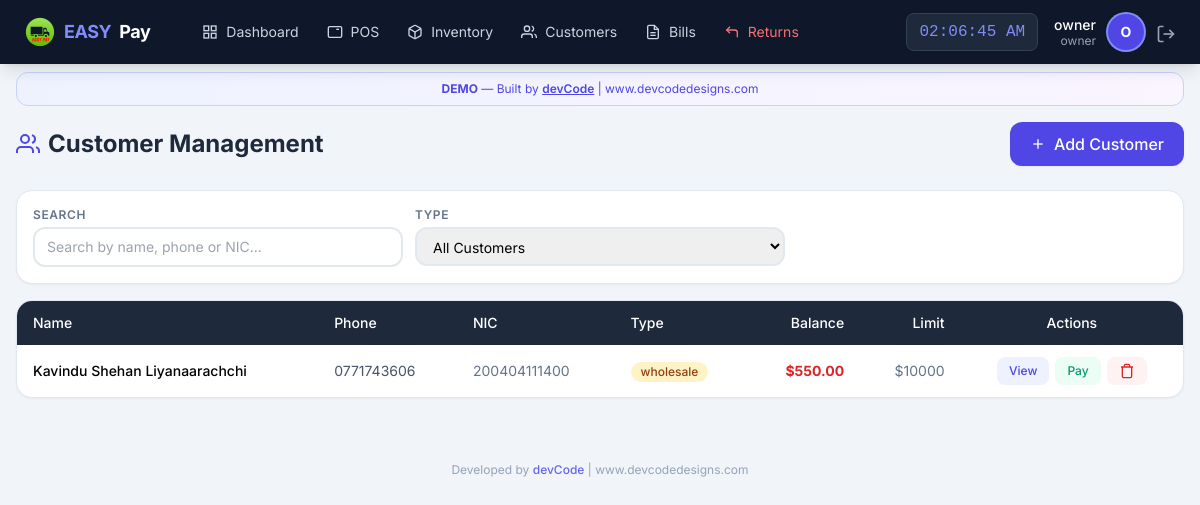
/customer/list (signed in), run on an earlier commit of the app's database.
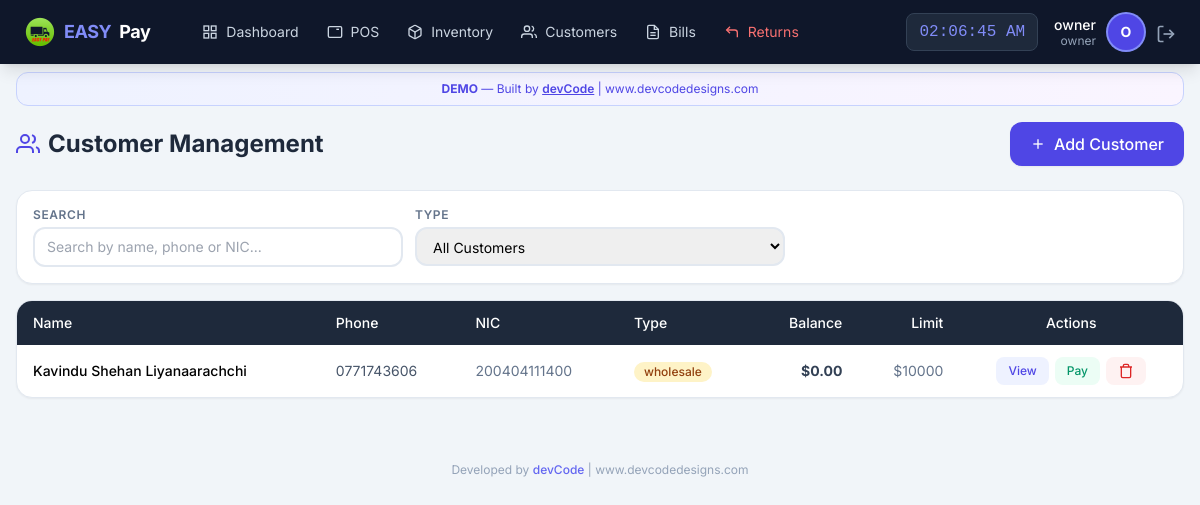
And on a later commit of the database.
### app/models/user.py (models this page shows, shortened)
class User(UserMixin, db.Model):
    __tablename__ = 'users'
    id = db.Column(db.Integer, primary_key=True)
    username = db.Column(db.String(50), unique=True, nullable=False)
    email = db.Column(db.String(120), unique=True, nullable=False)
    password_hash = db.Column(db.String(255), nullable=False)
    role = db.Column(db.String(20), default='staff')  # owner, manager, staff
    is_active = db.Column(db.Boolean, default=True)
    created_at = db.Column(db.DateTime, default=datetime.utcnow)
    last_login = db.Column(db.DateTime)
    orders = db.relationship('Order', backref='cashier_rel', lazy=True, foreign_keys='Order.user_id')

### app/models/customer.py (models this page shows, shortened)
class Customer(db.Model):
    __tablename__ = 'customers'
    id = db.Column(db.Integer, primary_key=True)
    name = db.Column(db.String(100), nullable=False)
    phone = db.Column(db.String(20), unique=True, nullable=False)
    email = db.Column(db.String(120))
    address = db.Column(db.Text)
    nic = db.Column(db.String(20), unique=True, nullable=False)  # National ID Card - mandatory & unique
    customer_type = db.Column(db.String(20), default='retail')
    balance = db.Column(db.Float, default=0.0)
    credit_limit = db.Column(db.Float, default=5000.0)
    total_purchases = db.Column(db.Float, default=0.0)
    total_paid = db.Column(db.Float, default=0.0)
    is_active = db.Column(db.Boolean, default=True)
    notes = db.Column(db.Text)
    created_at = db.Column(db.DateTime, default=datetime.now)
    updated_at = db.Column(db.DateTime, default=datetime.now, onupdate=datetime.now)
    orders = db.relationship('Order', backref='customer_rel', lazy=True)
    payments = db.relationship('Payment', backref='customer_rel', lazy=True)

### app/routes/customer.py (the view)
@customer_bp.route('/list')
@login_required
def list_customers():
    customers = Customer.query.filter_by(is_active=True).order_by(Customer.customer_type, Customer.name).all()
    return render_template('customer/list.html', customers=customers)

### app/models/user.py (called while the page is built)
@login_manager.user_loader
def load_user(user_id):
    return User.query.get(int(user_id))

### app/templates/customer/list.html (shortened to what this page needs)
{% extends "base.html" %}
{% block content %}
<div class="max-w-7xl mx-auto px-4 py-4">
    <div class="flex flex-col sm:flex-row justify-between items-start sm:items-center gap-3 mb-6">
        <h1 class="text-2xl font-bold text-slate-800 flex items-center gap-2">
            <svg class="icon-lg text-indigo-600" viewBox="0 0 24 24" fill="none" stroke="currentColor" stroke-width="2">
                <path d="M17 21v-2a4 4 0 0 0-4-4H5a4 4 0 0 0-4 4v2"></path>
                <circle cx="9" cy="7" r="4"></circle>
                <path d="M23 21v-2a4 4 0 0 0-3-3.87"></path>
                <path d="M16 3.13a4 4 0 0 1 0 7.75"></path>
            </svg>
            Customer Management
        </h1>
        <button onclick="showAddCustomer()" class="bg-indigo-600 text-white px-5 py-2.5 rounded-xl font-medium hover:bg-indigo-700 transition flex items-center gap-2 shadow-sm">
            <svg class="icon-sm" viewBox="0 0 24 24" fill="none" stroke="currentColor" stroke-width="2">
                <line x1="12" y1="5" x2="12" y2="19"></line>
                <line x1="5" y1="12" x2="19" y2="12"></line>
            </svg>
            Add Customer
        </button>
    </div>
    <div class="bg-white rounded-2xl shadow-sm border border-slate-200 p-4 mb-4">
        <div class="grid grid-cols-1 md:grid-cols-3 gap-3">
            <div>
                <label class="block text-xs font-semibold text-slate-500 uppercase tracking-wider mb-1">Search</label>
                <input type="text" id="custSearch" class="w-full border-2 border-slate-200 rounded-xl px-3 py-2 text-sm focus:border-indigo-400 focus:outline-none"
                       placeholder="Search by name, phone or NIC..." onkeyup="filterTable()">
            </div>
            <div>
                <label class="block text-xs font-semibold text-slate-500 uppercase tracking-wider mb-1">Type</label>
                <select id="typeFilter" class="w-full border-2 border-slate-200 rounded-xl px-3 py-2 text-sm focus:border-indigo-400 focus:outline-none" onchange="filterTable()">
                    <option value="all">All Customers</option>
                </select>
            </div>
        </div>
    </div>
    <div class="bg-white rounded-2xl shadow-sm border border-slate-200 overflow-hidden">
        <div class="overflow-x-auto">
            <table class="w-full text-sm" id="custTable">
                <thead>
                    <tr class="bg-slate-800 text-white">
                        <th class="px-4 py-3 text-left font-medium">Name</th>
                        <th class="px-4 py-3 text-left font-medium">Phone</th>
                        <th class="px-4 py-3 text-left font-medium hidden lg:table-cell">NIC</th>
                        <th class="px-4 py-3 text-left font-medium">Type</th>
                        <th class="px-4 py-3 text-right font-medium">Balance</th>
                        <th class="px-4 py-3 text-right font-medium hidden md:table-cell">Limit</th>
                        <th class="px-4 py-3 text-center font-medium">Actions</th>
                    </tr>
                </thead>
                <tbody class="divide-y divide-slate-100">
                    {% for customer in customers %}
                    <tr class="hover:bg-slate-50 transition" id="customer-row-{{ customer.id }}">
                        <td class="px-4 py-3 font-medium">{{ customer.name }}</td>
                        <td class="px-4 py-3 text-slate-600">{{ customer.phone }}</td>
                        <td class="px-4 py-3 text-slate-500 hidden lg:table-cell">{{ customer.nic or '-' }}</td>
                        <td class="px-4 py-3">
                            <span class="inline-flex items-center px-2.5 py-0.5 rounded-full text-xs font-medium
                                {{ 'bg-amber-100 text-amber-800' if customer.customer_type == 'wholesale' else 'bg-blue-100 text-blue-800' }}">
                                {{ customer.customer_type }}
                            </span>
                        </td>
                        <td class="px-4 py-3 text-right font-bold {{ 'text-red-600' if customer.balance > 0 else 'text-slate-700' }}">
                            ${{ "%.2f"|format(customer.balance) }}
                        </td>
                        <td class="px-4 py-3 text-right text-slate-500 hidden md:table-cell">${{ "%.0f"|format(customer.credit_limit) }}</td>
                        <td class="px-4 py-3">
                            <div class="flex items-center justify-center gap-1.5">
                                <button onclick="viewCustomer({{ customer.id }})"
                                        class="px-3 py-1.5 bg-indigo-50 text-indigo-600 text-xs font-medium rounded-lg hover:bg-indigo-100">
                                    View
                                </button>
                                <button onclick="showPayment({{ customer.id }}, '{{ customer.name }}', {{ customer.balance }})"
                                        class="px-3 py-1.5 bg-emerald-50 text-emerald-600 text-xs font-medium rounded-lg hover:bg-emerald-100">
                                    Pay
                                </button>
                                <button onclick="confirmDelete({{ customer.id }}, '{{ customer.name }}')"
                                        class="px-3 py-1.5 bg-red-50 text-red-600 text-xs font-medium rounded-lg hover:bg-red-100">
                                    <svg class="icon-sm" viewBox="0 0 24 24" fill="none" stroke="currentColor" stroke-width="2">
                                        <polyline points="3 6 5 6 21 6"></polyline>
                                        <path d="M19 6v14a2 2 0 0 1-2 2H7a2 2 0 0 1-2-2V6m3 0V4a2 2 0 0 1 2-2h4a2 2 0 0 1 2 2v2"></path>
                                    </svg>
                                </button>
                            </div>
                        </td>
                    </tr>
                    {% else %}
                    <tr>
                        <td colspan="7" class="px-4 py-8 text-center text-slate-400">No customers found</td>
                    </tr>
                    {% endfor %}
                </tbody>
            </table>
        </div>
    </div>
</div>
{% endblock %}

### app/templates/base.html (shortened to what this page needs)
<!DOCTYPE html>
<html lang="en">
<head>
    <script src="https://cdn.tailwindcss.com"></script>
</head>
<body class="bg-slate-100 min-h-screen">
    <nav class="bg-slate-900 text-white shadow-lg fixed top-0 left-0 right-0 z-50">
        <div class="flex justify-between items-center px-4 lg:px-6 h-16">
            <div class="flex items-center gap-6">
                <a href="{{ url_for('pos.dashboard') }}" class="flex items-center gap-2 text-lg font-bold tracking-tight">
                    <img src="{{ url_for('static', filename='img/easypay-logo.png') }}"
                        alt="EASY PAY"
                        class="w-8 h-8 object-contain">
                    <span class="text-indigo-400">EASY</span>Pay
                </a>
                {% if current_user.is_authenticated %}
                <div class="hidden lg:flex items-center gap-1 ml-4">
                    <a href="{{ url_for('pos.dashboard') }}" class="nav-link px-3 py-2 text-sm text-slate-300 hover:text-white flex items-center gap-2">
                        <svg class="icon-sm" viewBox="0 0 24 24" fill="none" stroke="currentColor" stroke-width="2">
                            <rect x="3" y="3" width="7" height="7"></rect><rect x="14" y="3" width="7" height="7"></rect>
                            <rect x="14" y="14" width="7" height="7"></rect><rect x="3" y="14" width="7" height="7"></rect>
                        </svg>
                        Dashboard
                    </a>
                    <a href="{{ url_for('pos.terminal') }}" class="nav-link px-3 py-2 text-sm text-slate-300 hover:text-white flex items-center gap-2">
                        <svg class="icon-sm" viewBox="0 0 24 24" fill="none" stroke="currentColor" stroke-width="2">
                            <rect x="2" y="4" width="20" height="16" rx="2"></rect>
                            <line x1="6" y1="8" x2="6" y2="8"></line><line x1="10" y1="8" x2="10" y2="8"></line>
                            <line x1="14" y1="8" x2="18" y2="8"></line>
                        </svg>
                        POS
                    </a>
                    <a href="{{ url_for('inventory.manage') }}" class="nav-link px-3 py-2 text-sm text-slate-300 hover:text-white flex items-center gap-2">
                        Inventory
                    </a>
                    <a href="{{ url_for('customer.list_customers') }}" class="nav-link px-3 py-2 text-sm text-slate-300 hover:text-white flex items-center gap-2">
                        <svg class="icon-sm" viewBox="0 0 24 24" fill="none" stroke="currentColor" stroke-width="2">
                            <path d="M17 21v-2a4 4 0 0 0-4-4H5a4 4 0 0 0-4 4v2"></path>
                            <circle cx="9" cy="7" r="4"></circle>
                            <path d="M23 21v-2a4 4 0 0 0-3-3.87"></path>
                            <path d="M16 3.13a4 4 0 0 1 0 7.75"></path>
                        </svg>
                        Customers
                    </a>
                    {% if current_user.role in ['owner','manager'] %}
                    <a href="{{ url_for('pos.bills') }}" class="nav-link px-3 py-2 text-sm text-slate-300 hover:text-white flex items-center gap-2">
                        <svg class="icon-sm" viewBox="0 0 24 24" fill="none" stroke="currentColor" stroke-width="2">
                            <path d="M14 2H6a2 2 0 0 0-2 2v16a2 2 0 0 0 2 2h12a2 2 0 0 0 2-2V8z"></path>
                            <polyline points="14 2 14 8 20 8"></polyline>
                            <line x1="16" y1="13" x2="8" y2="13"></line><line x1="16" y1="17" x2="8" y2="17"></line>
                        </svg>
                        Bills
                    </a>
                    <a href="{{ url_for('pos.returns') }}" class="nav-link px-3 py-2 text-sm text-red-400 hover:text-red-300 flex items-center gap-2">
                        <svg class="icon-sm" viewBox="0 0 24 24" fill="none" stroke="currentColor" stroke-width="2">
                            <polyline points="9 14 4 9 9 4"></polyline>
                            <path d="M20 20v-7a4 4 0 0 0-4-4H4"></path>
                        </svg>
                        Returns
                    </a>
                    {% endif %}
                </div>
                {% endif %}
            </div>
            {% if current_user.is_authenticated %}
            <div class="flex items-center gap-4">
                <span id="liveClock" class="hidden sm:block text-base font-mono bg-slate-800 px-3 py-1.5 rounded-lg text-indigo-400 border border-slate-700"></span>
                <div class="flex items-center gap-3">
                    <div class="hidden sm:block text-right">
                        <p class="text-sm font-medium leading-tight">{{ current_user.username }}</p>
                        <p class="text-xs text-slate-400 leading-tight">{{ current_user.role }}</p>
                    </div>
                    <div class="w-9 h-9 bg-indigo-600 rounded-full flex items-center justify-center text-sm font-bold ring-2 ring-indigo-400">
                        {{ current_user.username[0]|upper }}
                    </div>
                    <a href="{{ url_for('auth.logout') }}" class="text-slate-400 hover:text-red-400 transition" title="Logout">
                        <svg class="icon" viewBox="0 0 24 24" fill="none" stroke="currentColor" stroke-width="2">
                            <path d="M9 21H5a2 2 0 0 1-2-2V5a2 2 0 0 1 2-2h4"></path>
                            <polyline points="16 17 21 12 16 7"></polyline>
                            <line x1="21" y1="12" x2="9" y2="12"></line>
                        </svg>
                    </a>
                </div>
            </div>
            {% endif %}
        </div>
    </nav>
    <div class="pt-16 pb-20 lg:pb-4">
        <div class="max-w-7xl mx-auto px-4 mt-2">
            <div class="bg-gradient-to-r from-indigo-50 to-purple-50 border border-indigo-200 rounded-xl px-4 py-2 text-center text-xs text-indigo-600">
                <strong>DEMO</strong> — Built by <a href="https://www.devcodedesigns.com" target="_blank" class="underline font-semibold hover:text-indigo-800">devCode</a> | www.devcodedesigns.com
            </div>
        </div>
        {% block content %}{% endblock %}
        <footer class="max-w-7xl mx-auto px-4 py-4 text-center text-xs text-slate-400 mt-8">
            Developed by <a href="https://www.devcodedesigns.com" target="_blank" class="text-indigo-500 hover:text-indigo-700 font-medium">devCode</a> | www.devcodedesigns.com
        </footer>
    </div>
</body>
</html>

### app/templates/base.html (style rules this page uses)
body { font-family: 'Inter', system-ui, sans-serif; }
.nav-link { transition: all 0.2s; }
.icon { width: 20px; height: 20px; display: inline-block; vertical-align: middle; }
.icon-sm { width: 16px; height: 16px; }
.icon-lg { width: 24px; height: 24px; }

What changed in the data, as far as the page shows it:
changed Customer "Kavindu Shehan Liyanaarachchi": balance "550.00" → "0.00"
